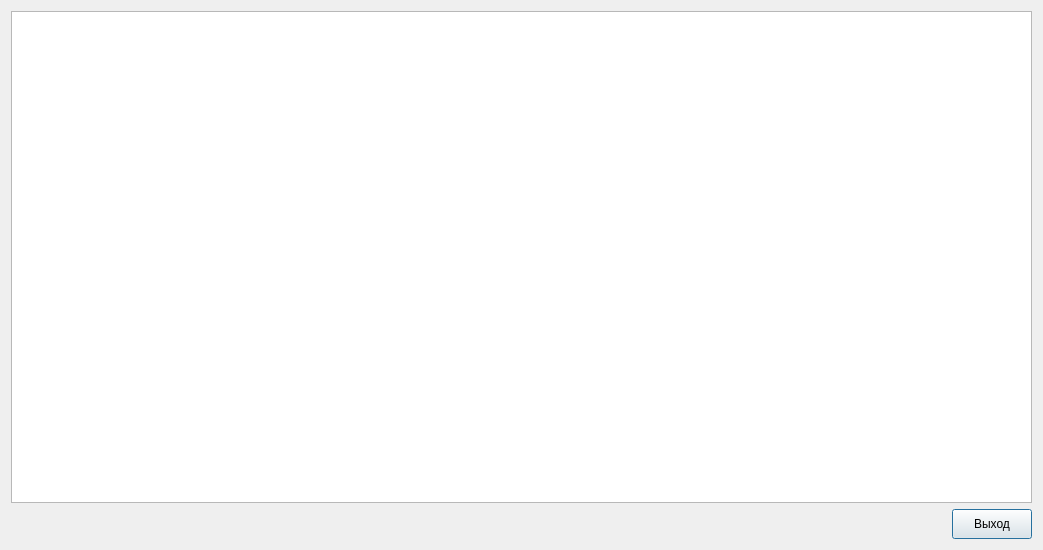
<?xml version="1.0" encoding="UTF-8"?>
<ui version="4.0">
 <class>task1</class>
 <widget class="QDialog" name="task1">
  <property name="geometry">
   <rect>
    <x>0</x>
    <y>0</y>
    <width>1043</width>
    <height>550</height>
   </rect>
  </property>
  <property name="windowTitle">
   <string>Dialog</string>
  </property>
  <layout class="QVBoxLayout" name="verticalLayout">
   <item>
    <widget class="QPlainTextEdit" name="plainTextEdit"/>
   </item>
   <item>
    <widget class="QPushButton" name="pushButton">
     <property name="sizePolicy">
      <sizepolicy hsizetype="Fixed" vsizetype="Fixed">
       <horstretch>0</horstretch>
       <verstretch>0</verstretch>
      </sizepolicy>
     </property>
     <property name="minimumSize">
      <size>
       <width>0</width>
       <height>30</height>
      </size>
     </property>
     <property name="layoutDirection">
      <enum>Qt::RightToLeft</enum>
     </property>
     <property name="text">
      <string>Выход</string>
     </property>
    </widget>
   </item>
  </layout>
 </widget>
 <resources/>
 <connections/>
</ui>
